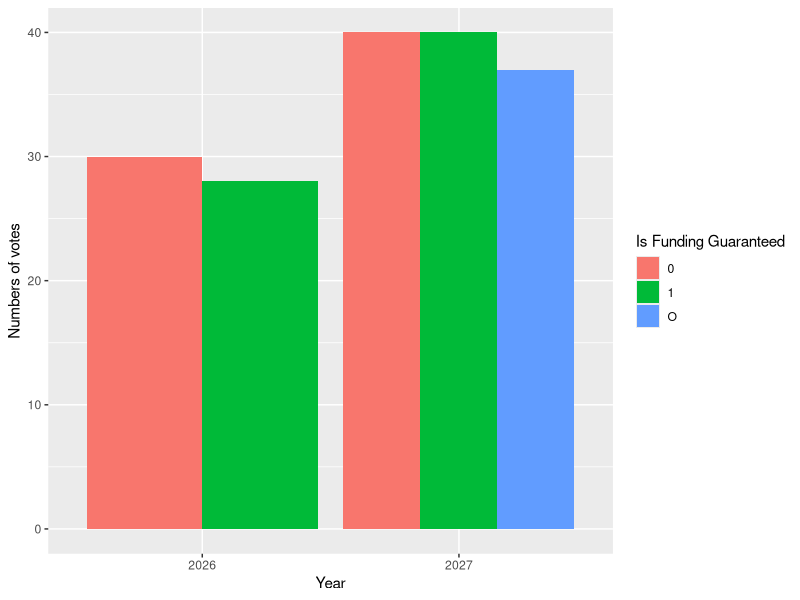
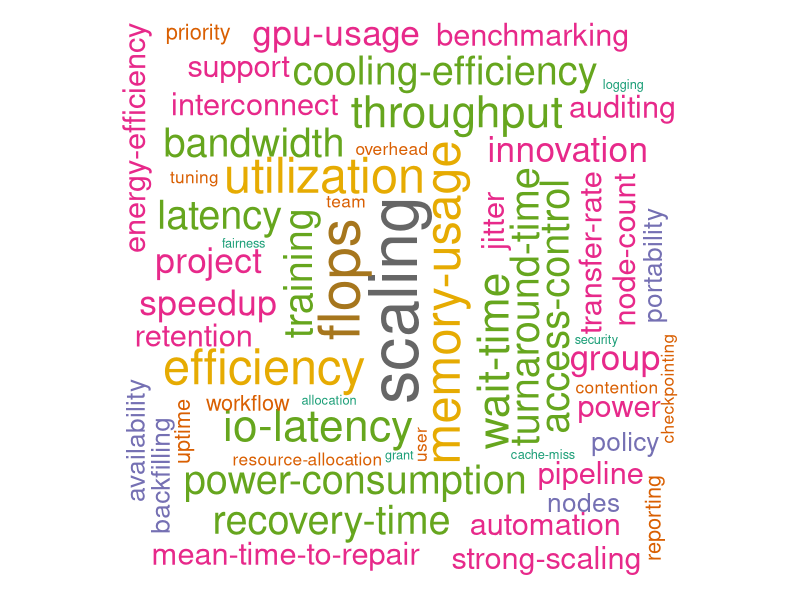
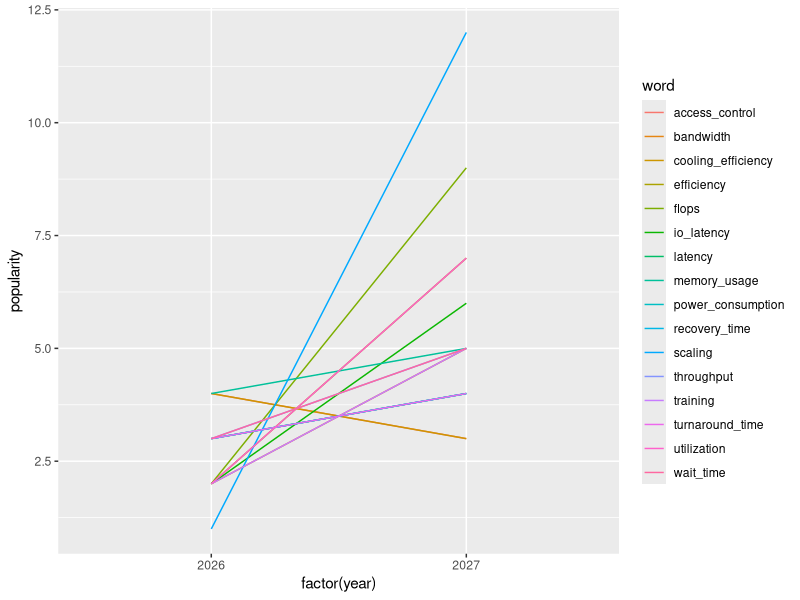

These figures' R source, in order:
## ---- chunk 1
knitr::opts_chunk$set(echo = TRUE)
library(knitr)
library(tm)
library(tidytext)
library(wordcloud)
library(tidyverse)
data2026 <- read.csv("./fake_hpc_events.csv")
data2026$year <- year(data2026$date)
## ---- chunk 2
# number of submitted responses per event per year
groups <- group_by(data2026,year,event)
kable(summarise(groups,max(user)), col.names = c("Year", "Event", "Number of Participants"))
## ---- chunk 3
ggplot(data = data2026, aes(x = factor(year), y = user, fill = factor(funding_guaranteed))) +
  geom_col(position = "dodge") +
  labs(x = "Year", y = "Numbers of votes", fill = "Is Funding Guaranteed")
## ---- chunk 4
# word cloud example
metricstext <- data2026$top_three_metrics
corpuswords <- Corpus(VectorSource(metricstext))
tdmx <- TermDocumentMatrix(corpuswords)
wordmatrix <- as.matrix(tdmx) 
wordcount <- sort(rowSums(wordmatrix),decreasing=TRUE) 
wordfrequency <- data.frame(word = names(wordcount),freq=wordcount)
metric_words <-  data2026 %>%
  select(top_three_metrics) %>%
  mutate(top_three_metrics = str_replace_all(top_three_metrics, "-", "_")) %>% # tidytext strips - but not _, so that's a workaround
  unnest_tokens(word, top_three_metrics)
words <- metric_words %>% count(word, sort=TRUE)
set.seed(1234) # for reproducibility
wordcloud(words = wordfrequency$word, freq = wordfrequency$freq, min.freq = 1,
          max.words=200, random.order=FALSE, rot.per=0.35,
          colors=brewer.pal(8, "Dark2"))
## ---- chunk 5
metric_words2 <-  data2026 %>%
  select(year, top_three_metrics) %>%
  mutate(top_three_metrics = str_replace_all(top_three_metrics, "-", "_")) %>% # tidytext strips - but not _, so that's a workaround
  unnest_tokens(word, top_three_metrics)
words2 <- metric_words2 %>% group_by(year) %>% count(word, sort=TRUE) %>%
  pivot_wider(names_from = year, values_from = n, values_fill = 0)
words2$total <- rowSums(as.matrix(words2[,-1]))

perctotal <- quantile(words2$total, probs=0.9) # top 10% most popular overall

words2 <- words2[-(which(words2$total < perctotal)),] %>%  # drop words that aren't in the top 10%
  pivot_longer(cols = c("2027", "2026")) %>% 
  rename(year = name, popularity = value) 

ggplot(data = words2, aes(x= factor(year), group = word, colour = word)) +
  geom_line(aes(y = popularity))
